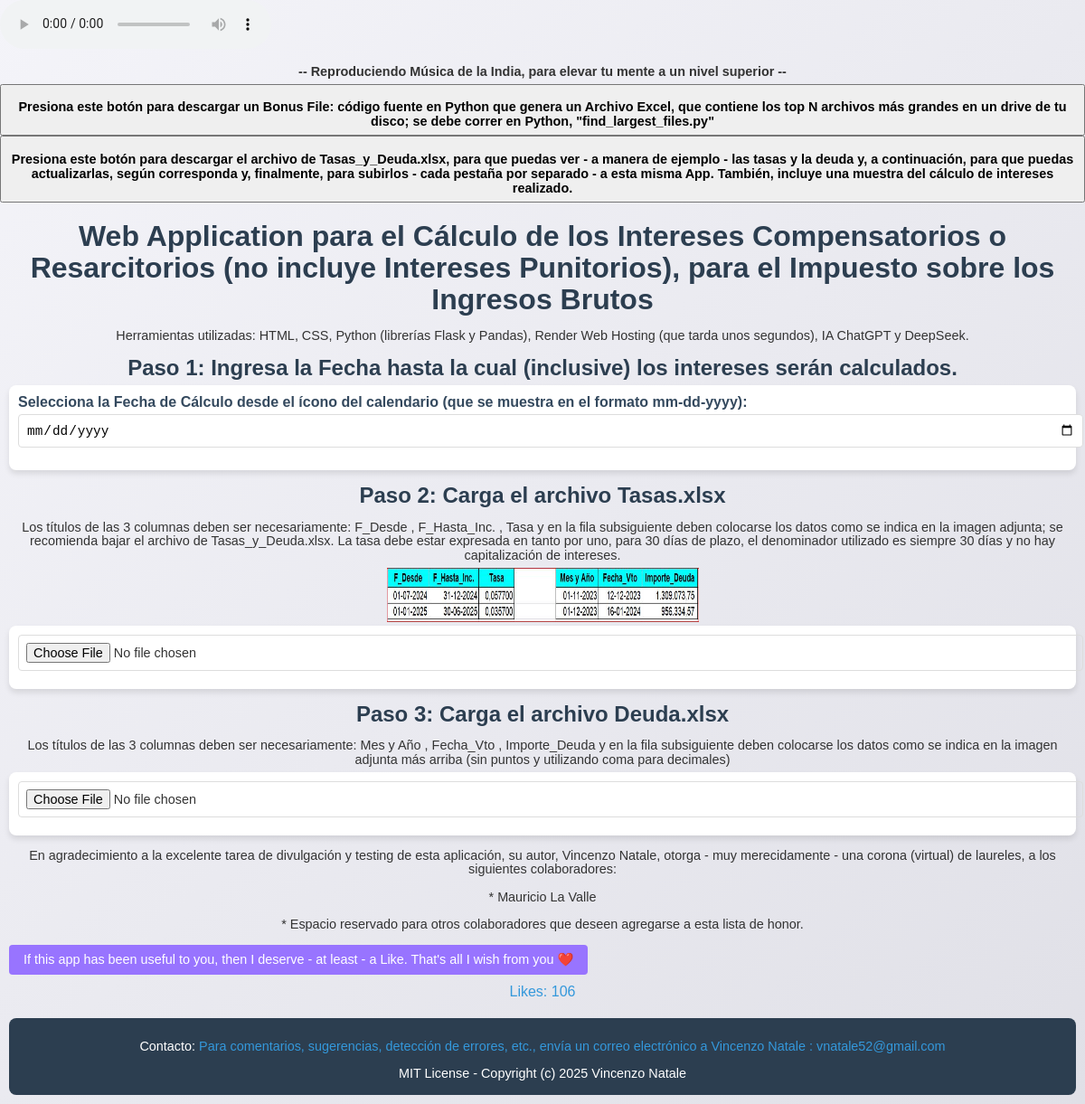
Before: / with the older database file.
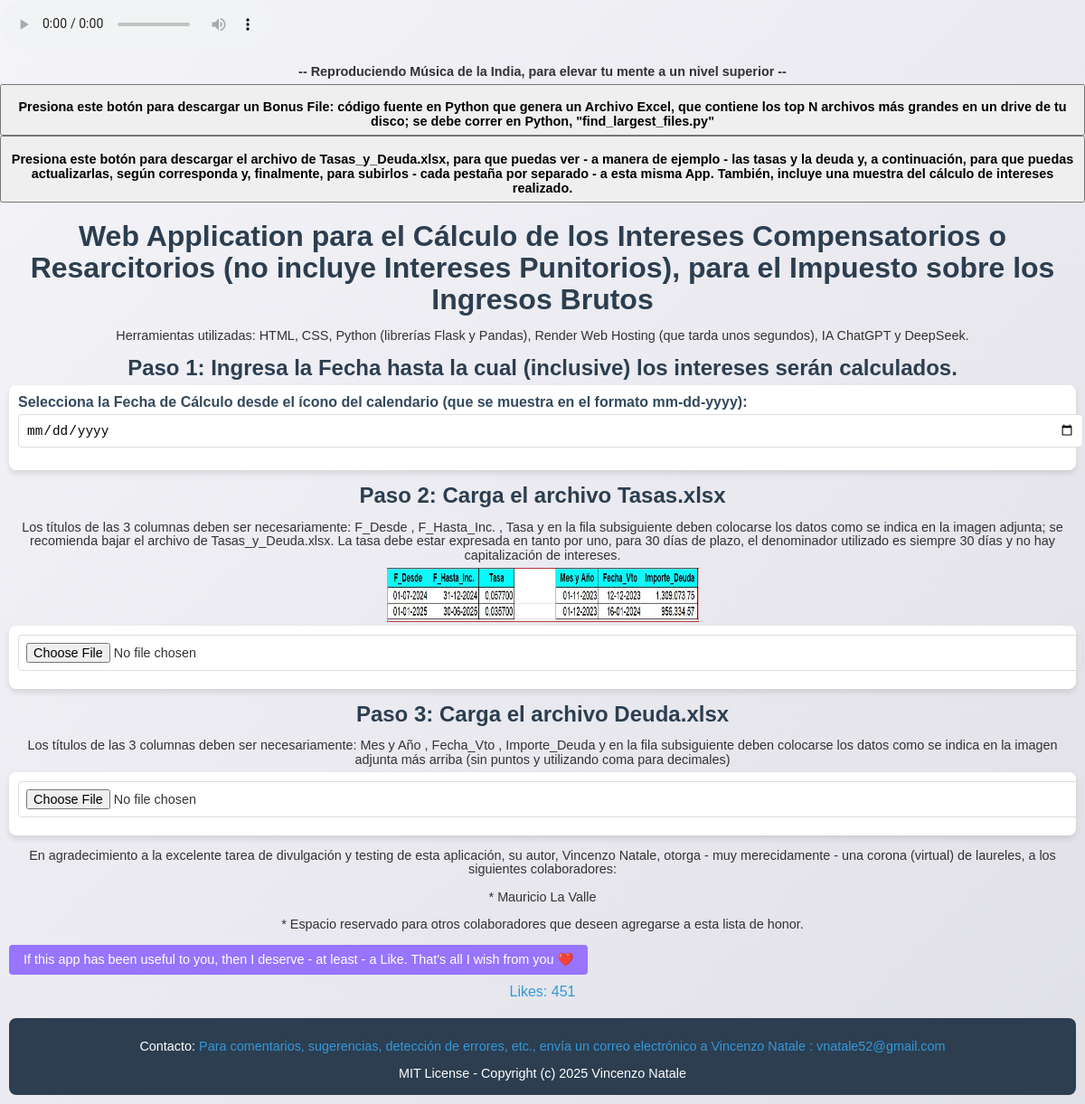
After: the same page with the newer database file.
### tables this page shows
CREATE TABLE likes (
                user_id TEXT PRIMARY KEY,
                likes INTEGER DEFAULT 0
            );

### app.py (the view)
@app.route("/", methods=["GET"])
def home():
    user_id = session.get('user_id', 'default_user')
    db = get_db()
    cursor = db.cursor()
    cursor.execute('SELECT likes FROM likes WHERE user_id = ?', (user_id,))
    result = cursor.fetchone()
    likes = result[0] if result else 0
    data = session.get('data', None)
    extra_columns = session.get('extra_columns', None)
    subtotals = session.get('subtotals', None)
    totals = session.get('totals', None)
    calc_date = session.get('calc_date', None)
    tasa_data = session.get('tasa_data', None)
    date_status = session.get('date_status', ' ')  # Obtener el estado de la fecha
    tasa_file_status = session.get('tasa_file_status', ' ')     # colocado ' '  en lugar de "File selected"
    deuda_file_status = session.get('deuda_file_status', ' ')   # colocado ' '  en lugar de "File selected"
    return render_template(
        'index.html',
        likes=likes,
        data=data,
        extra_columns=extra_columns,
        subtotals=subtotals,
        totals=totals,
        calc_date=calc_date,
        tasa_file_status=tasa_file_status,
        deuda_file_status=deuda_file_status,
        tasa_data=tasa_data,
        date_status=date_status  # Pasar el estado de la fecha a la plantilla
    )

### app.py (called while the page is built)
def get_db():
    db = getattr(g, '_database', None)
    if db is None:
        db = g._database = sqlite3.connect(DATABASE)
    return db

@app.teardown_appcontext
def close_connection(exception):
    db = getattr(g, '_database', None)
    if db is not None:
        db.close()

### templates/index.html (shortened to what this page needs)
<!DOCTYPE html>
<html lang="es">
<head>
    <link rel="stylesheet" href="{{ url_for('static', filename='styles.css') }}">
</head>
<body>
    <audio controls autoplay loop>
         <source src="{{ url_for('static', filename='indian_music.ogg') }}" type="audio/mpeg">
    </audio>
          <p> <b> --  Reproduciendo Música de la India, para elevar tu mente a un nivel superior -- </b> </p>
    <button onclick="window.location.href='{{ url_for('download_file_bonus') }}'">
    <p> <b> Presiona este botón para descargar un Bonus File: código fuente en Python que genera un Archivo Excel, que contiene los top N archivos más grandes en un drive de tu disco; se debe correr en Python, "find_largest_files.py" </b> </p>
    </button>
    <button onclick="window.location.href='{{ url_for('download_file_tasas') }}'">
    <p> <b> Presiona este botón para descargar el archivo de Tasas_y_Deuda.xlsx, para que puedas ver - a manera de ejemplo - las tasas y la deuda y, a continuación, para que puedas actualizarlas, según corresponda y, finalmente, para subirlos - cada pestaña por separado - a esta misma App. También, incluye una muestra del cálculo de intereses realizado.  </b> </p>
    </button>
    <div class="container">
        <h1>Web Application para el Cálculo de los Intereses Compensatorios o Resarcitorios (no incluye Intereses Punitorios), para el Impuesto sobre los Ingresos Brutos</h1>
        <p>Herramientas utilizadas: HTML, CSS, Python (librerías Flask y Pandas), Render Web Hosting (que tarda unos segundos), IA ChatGPT y DeepSeek.</p>
        <div>
            <h2>Paso 1: Ingresa la Fecha hasta la cual (inclusive) los intereses serán calculados.</h2>
            <form id="dateForm">
                <label for="calc_date">Selecciona la Fecha de Cálculo desde el ícono del calendario (que se muestra en el formato mm-dd-yyyy):</label>
                <input type="date" name="calc_date" id="calc_date" required autofocus>
            </form>
        </div>
        <div>
            <h2>Paso 2: Carga el archivo Tasas.xlsx</h2>
            <p> Los títulos de las 3 columnas deben ser necesariamente:  F_Desde , F_Hasta_Inc. ,  Tasa  y en la fila subsiguiente deben colocarse los datos como se indica en la imagen adjunta; se recomienda bajar el archivo de Tasas_y_Deuda.xlsx. La tasa debe estar expresada en tanto por uno, para 30 días de plazo, el denominador utilizado es siempre 30 días y no hay capitalización de intereses.</p>
            <center><img src="{{ 'static/estructura_archivos.JPG' }}" alt="Imagen estructura archivos" width="345" height="60"> </center>
            <form id="tasaForm" enctype="multipart/form-data">
                <input type="file" name="tasa_file" id="tasa_file" accept=".xlsx" required>
            </form>
        </div>
        <div>
            <h2>Paso 3: Carga el archivo Deuda.xlsx</h2>
            <p> Los títulos de las 3 columnas deben ser necesariamente:  Mes y Año  ,  Fecha_Vto  ,  Importe_Deuda   y en la fila subsiguiente deben colocarse los datos como se indica en la imagen adjunta más arriba (sin puntos y utilizando coma para decimales) </p>
            <form id="deudaForm" enctype="multipart/form-data">
                <input type="file" name="excel_file" id="excel_file" accept=".xlsx" required>
            </form>
        </div>
        <div>
            <p> En agradecimiento a la excelente tarea de divulgación y  testing  de esta aplicación, su autor, Vincenzo Natale, otorga - muy merecidamente - una corona (virtual) de laureles,  a los siguientes colaboradores:  </p>
            <p> *   Mauricio La Valle </p>
            <p> *   Espacio reservado para otros colaboradores que deseen agregarse a esta lista de honor.  </p>
        </div>
        <div>
            <button id="likeButton" onclick="sendLike()">If this app has been useful to you, then I deserve - at least - a Like. That's all I wish from you ❤️</button>
            <p id="likes">Likes: {{ likes }}</p>
        </div>
        <div class="footer">
            <p>Contacto: <a href="mailto:vnatale52@gmail.com">Para comentarios, sugerencias, detección de errores, etc., envía un correo electrónico a Vincenzo Natale : vnatale52@gmail.com</a></p>
            <p>MIT License - Copyright (c) 2025 Vincenzo Natale</p>
        </div>
    </div>
</body>
</html>

### static/styles.css (style rules this page uses)
body { font-family: Arial, sans-serif; background: linear-gradient(135deg, #f4f4f9, #e0e0e7); color: #333; margin: 0; padding: 0; line-height: 1.1; }
.container { max-width: 1200px; margin: 0 auto; padding: 10px; }
h1, h2 { color: #2c3e50; text-align: center; margin: 10px 0; }
h1 { font-size: 2rem; margin-bottom: 5px; }
h2 { font-size: 1.5rem; margin-top: 15px; margin-bottom: 5px; }
p { font-size: 0.9rem; margin-bottom: 5px; text-align: center; }
form { background-color: #fff; padding: 10px; border-radius: 8px; box-shadow: 0 4px 6px rgba(0, 0, 0, 0.1); margin-bottom: 10px; }
label { display: block; font-weight: bold; margin-bottom: 5px; color: #34495e; }
input[type="date"], input[type="file"] { width: 100%; padding: 8px; margin-bottom: 10px; border: 1px solid #ddd; border-radius: 4px; font-size: 0.9rem; }
.footer { text-align: center; margin-top: 20px; padding: 10px; background-color: #2c3e50; color: #fff; border-radius: 8px; }
.footer a { color: #3498db; text-decoration: none; }
#likes { font-size: 1rem; color: #3498db; margin-top: 10px; }
button#likeButton { background-color: #9874ff; color: #fff; border: none; padding: 8px 16px; border-radius: 4px; font-size: 0.9rem; cursor: pointer; transition: background-color 0.3s ease; }

Changed rows visible on the page:
now on this page (row edited): likes: likes "451"
Other visible differences:
{{ likes }}: "106" → (not shown)
